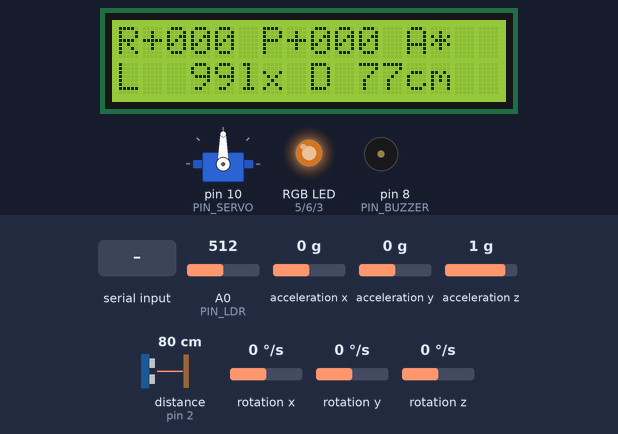
Bench run of a sketch on a simulated Arduino Uno, built with avr-gcc and run on an emulated ATmega328P. Shown: 16×2 character LCD, servo, an RGB LED mixed from three pins (HIGH = lit), buzzer (waves = sounding). Wiring (from diagram.json): MPU-6050 motion sensor at I2C address 0x68; ultrasonic range finder: trigger pin 4; echo pin 2. Dashed ring = blinking. The inputs (shaded band) are chosen by the test bench; at power-on: rotation x 0 °/s, acceleration z 1 g, acceleration x 0 g, acceleration y 0 g, A0 (PIN_LDR) = 512, distance to the obstacle (sensor on pin 2) 80 cm, rotation y 0 °/s, rotation z 0 °/s. The echo pulse lasts 58.3 µs per cm; dim RGB values are drawn brighter than linear; pins used as bus, display or sensor lines are not drawn; what the sketch prints to the serial monitor is not drawn.

Above: at 1.2 s.
1.3 s: "SERVO:90\n" received over Serial
At 2.9 s:
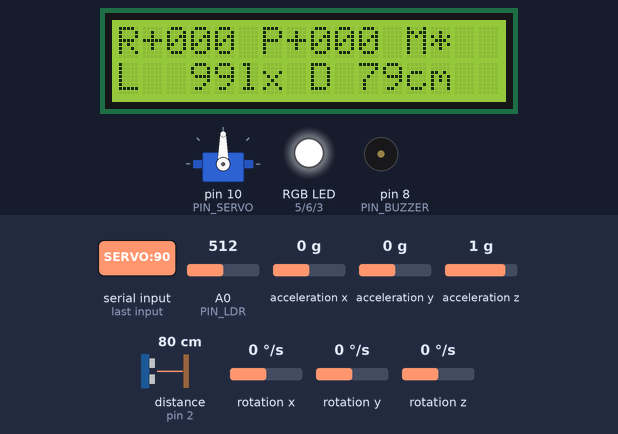
4.3 s: rotation x set to -192 °/s
At 5.9 s:
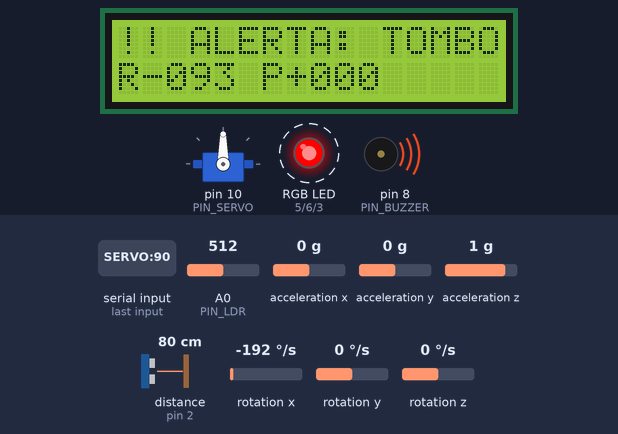
6.7 s: acceleration z set to 0.1 g
9.7 s: acceleration z set to -0.2 g
At 10.14 s:
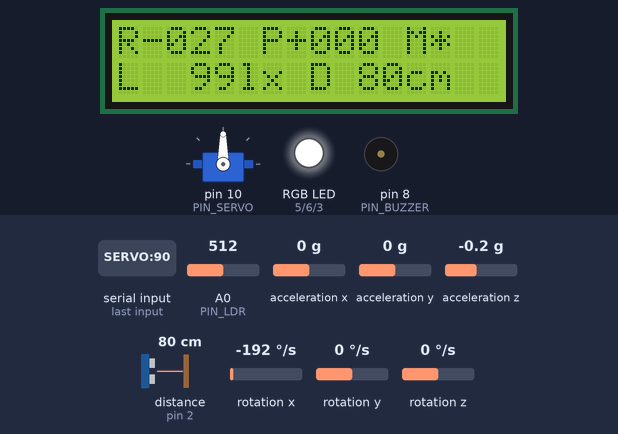
12.7 s: acceleration x set to 0.2 g
At 12.92 s:
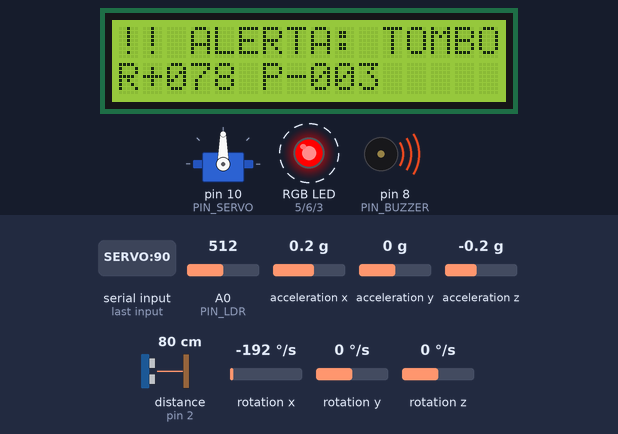
15.0 s: acceleration y set to -0.2 g
At 15.63 s:
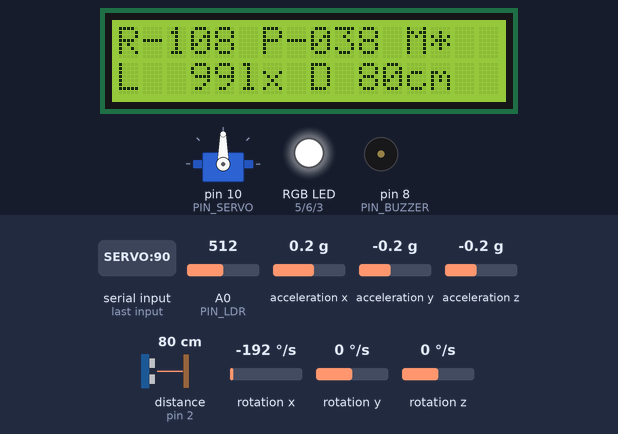
Timing chart, 0 to 18.2 s (numbered marks = the images above; inputs shaded):
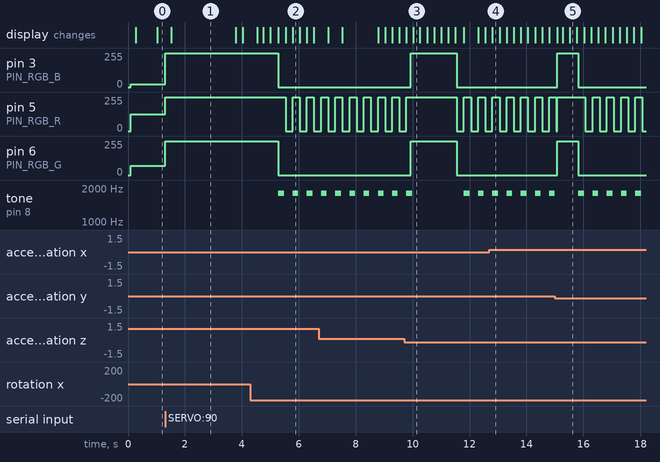

The sketch:

sketch.ino
```cpp
/*

  AssisTilt — Controlador assistivo por inclinação e gesto de aproximação

  Disciplina: SMD0114 Computação Física (UFC / IUVI / SMD) — 2026.2

  Autor: Victor Kauan Xavier Alcântara (538023)

  Placa ........ Arduino Uno (simulado no Wokwi)

  Barramento I2C (Mestre = Uno | Escravos = MPU6050 0x68, LCD 16x2 0x27)

  Sensores ..... MPU6050 (I2C), LDR (analógico, média móvel + calibração), HC-SR04 (digital, ISR)

  Atuadores .... Servo (D10), LED RGB PWM (D5/D6/D3), Buzzer (D8), LCD 16x2 I2C

  Serial ....... 115200 baud, 8N1, mensagens terminadas em '\n'

  Telemetria (Uno -> App):  uma linha JSON a cada 100 ms

  Comandos   (App -> Uno):  "SERVO:90"  "RGB:255,120,0"  "BUZZ:1200,200"

                            "MODE:AUTO" "MODE:MANUAL"  "LIGHT:1"  "PING"

  Regra de projeto: nenhum delay() no loop. Toda temporização usa millis()/micros().

  Nota de timers (Uno): Servo usa Timer1 (inutiliza PWM em D9/D10);

                        tone() usa Timer2 (interfere no PWM de D3/D11 enquanto toca).

*/
#include <Wire.h>
#include <Servo.h>
#include <LiquidCrystal_I2C.h>

// ---------------------------------------------------------------- Pinos

const uint8_t PIN_LDR    = A0;

const uint8_t PIN_ECHO   = 2;   // INT0 (interrupção externa)

const uint8_t PIN_TRIG   = 4;

const uint8_t PIN_RGB_R  = 5;   // PWM Timer0

const uint8_t PIN_RGB_G  = 6;   // PWM Timer0

const uint8_t PIN_RGB_B  = 3;   // PWM Timer2

const uint8_t PIN_BUZZER = 8;

const uint8_t PIN_SERVO  = 10;

// ---------------------------------------------------------------- Periféricos I2C

const uint8_t MPU_ADDR = 0x68;

LiquidCrystal_I2C lcd(0x27, 16, 2);

Servo servo;

// ---------------------------------------------------------------- Períodos (ms)

const unsigned long T_LDR = 20, T_IMU = 20, T_ULTRA = 100, T_SERVO = 20,

                    T_TELEM = 100, T_LCD = 250;

// ---------------------------------------------------------------- Limiares do projeto

const float    HAND_NEAR_CM    = 15.0;   // mão "dentro" do campo do gesto

const float    HAND_FAR_CM     = 20.0;   // histerese para liberar o gesto

const uint16_t HAND_HOLD_MS    = 300;    // mão deve permanecer 300 ms

const uint16_t GESTURE_LOCK_MS = 1000;   // intervalo mínimo entre acionamentos

const float    ALERT_ON_DEG    = 60.0;   // tombamento: |roll| ou |pitch| acima disso

const float    ALERT_OFF_DEG   = 45.0;   // histerese para sair do alerta

const uint16_t ALERT_HOLD_MS   = 500;

// ---------------------------------------------------------------- Estado geral

enum Mode { AUTO, MANUAL };

Mode mode = AUTO;

bool lightOn = true;

bool alertActive = false;

// ---------------------------------------------------------------- LDR: média móvel + calibração

const uint8_t N_AVG = 10;

int  ldrBuf[N_AVG];

uint8_t ldrIdx = 0;

long ldrSum = 0;

int   ldrRaw = 0;

float ldrAvg = 0;

float lux = 0;

// Modelo do módulo LDR do Wokwi (documentado): R = 2k*V/(1-V/5); lux = (RL10*1e3*10^g / R)^(1/g)

const float GAMMA = 0.7, RL10 = 50.0;

float adcToLux(float adc) {

  adc = constrain(adc, 1.0, 1022.0);           // evita divisão por zero nos extremos

  float v = adc / 1024.0 * 5.0;

  float r = 2000.0 * v / (1.0 - v / 5.0);

  return pow(RL10 * 1000.0 * pow(10, GAMMA) / r, 1.0 / GAMMA);

}

void sampleLdr() {

  int raw = analogRead(PIN_LDR);

  ldrSum -= ldrBuf[ldrIdx];

  ldrBuf[ldrIdx] = raw;

  ldrSum += raw;

  ldrIdx = (ldrIdx + 1) % N_AVG;

  ldrRaw = raw;

  ldrAvg = ldrSum / (float)N_AVG;

  lux = adcToLux(ldrAvg);

}

// ---------------------------------------------------------------- MPU6050 (I2C, registradores diretos)

float ax, ay, az, gx, gy, gz;

float roll = 0, pitch = 0;

bool imuOk = false;

unsigned long lastImuUs = 0;

bool imuInit() {

  Wire.beginTransmission(MPU_ADDR);

  Wire.write(0x6B);                 // PWR_MGMT_1

  Wire.write(0x00);                 // sai do modo sleep

  return Wire.endTransmission() == 0;

}

bool imuRead() {

  Wire.beginTransmission(MPU_ADDR);

  Wire.write(0x3B);                 // ACCEL_XOUT_H

  if (Wire.endTransmission(false) != 0) return false;

  if (Wire.requestFrom(MPU_ADDR, (uint8_t)14) != 14) return false;

  int16_t v[7];

  for (uint8_t i = 0; i < 7; i++) { // ax ay az temp gx gy gz (cada um 2 bytes, MSB primeiro)

    uint8_t hi = Wire.read();

    uint8_t lo = Wire.read();

    v[i] = (int16_t)((hi << 8) | lo);

  }

  ax = v[0] / 16384.0; ay = v[1] / 16384.0; az = v[2] / 16384.0;   // ±2 g

  gx = v[4] / 131.0;   gy = v[5] / 131.0;   gz = v[6] / 131.0;     // ±250 °/s

  return true;

}

void updateAttitude() {

  unsigned long nowUs = micros();

  float dt = (nowUs - lastImuUs) / 1e6;

  lastImuUs = nowUs;

  if (!imuRead()) { imuOk = false; return; }

  imuOk = true;

  float accRoll  = atan2(ay, az) * 180.0 / PI;

  float accPitch = atan2(-ax, sqrt(ay * ay + az * az)) * 180.0 / PI;

  // Filtro complementar: giroscópio (rápido) + acelerômetro (sem deriva)

  roll  = 0.96 * (roll  + gx * dt) + 0.04 * accRoll;

  pitch = 0.96 * (pitch + gy * dt) + 0.04 * accPitch;

}

// ---------------------------------------------------------------- HC-SR04 sem bloqueio (ISR no pino ECHO)

volatile unsigned long echoStartUs = 0, echoWidthUs = 0;

volatile bool echoDone = false;

float distCm = -1;

bool ultraWaiting = false;

unsigned long lastUltra = 0, trigAt = 0;

void onEcho() {

  if (digitalRead(PIN_ECHO)) echoStartUs = micros();

  else { echoWidthUs = micros() - echoStartUs; echoDone = true; }

}

void serviceUltrasonic(unsigned long now) {

  if (echoDone) {

    noInterrupts(); unsigned long w = echoWidthUs; echoDone = false; interrupts();

    distCm = w / 58.0;                         // d[cm] = t[µs] / 58

    if (distCm > 400) distCm = -1;

    ultraWaiting = false;

  } else if (ultraWaiting && now - trigAt > 30) {

    distCm = -1;                               // sem eco em 30 ms: fora de alcance

    ultraWaiting = false;

  }

  if (!ultraWaiting && now - lastUltra >= T_ULTRA) {

    lastUltra = now;

    digitalWrite(PIN_TRIG, HIGH);

    delayMicroseconds(10);                     // pulso de disparo de 10 µs (exigido pelo sensor)

    digitalWrite(PIN_TRIG, LOW);

    ultraWaiting = true;

    trigAt = now;

  }

}

// ---------------------------------------------------------------- Gesto de aproximação (liga/desliga luz)

unsigned long handSince = 0, lastToggle = 0;

bool handLatched = false;

void serviceGesture(unsigned long now) {

  bool near = (distCm > 0 && distCm < HAND_NEAR_CM);

  bool far  = (distCm < 0 || distCm > HAND_FAR_CM);

  if (near) {

    if (handSince == 0) handSince = now;

    if (!handLatched && now - handSince >= HAND_HOLD_MS && now - lastToggle >= GESTURE_LOCK_MS) {

      lightOn = !lightOn;

      handLatched = true;

      lastToggle = now;

      tone(PIN_BUZZER, lightOn ? 1500 : 800, 80);   // feedback sonoro distinto

    }

  } else if (far) {

    handSince = 0;

    handLatched = false;

  }

}

// ---------------------------------------------------------------- Alerta de tombamento

unsigned long alertSince = 0, lastBlink = 0;

bool blinkOn = false;

void serviceAlert(unsigned long now) {

  float m = max(fabs(roll), fabs(pitch));

  if (!alertActive) {

    if (m > ALERT_ON_DEG) { if (alertSince == 0) alertSince = now; if (now - alertSince >= ALERT_HOLD_MS) alertActive = true; }

    else alertSince = 0;

  } else if (m < ALERT_OFF_DEG) { alertActive = false; alertSince = 0; }

  if (alertActive && now - lastBlink >= 250) {

    lastBlink = now;

    blinkOn = !blinkOn;

    if (blinkOn) tone(PIN_BUZZER, 1800, 200);

  }

}

// ---------------------------------------------------------------- Atuadores

int servoTarget = 90, servoPos = 90, servoManual = 90;

uint8_t rgbManual[3] = {255, 255, 255};

uint8_t rgbOut[3] = {0, 0, 0};

void serviceActuators(unsigned long now) {

  static unsigned long lastServo = 0;

  if (now - lastServo >= T_SERVO) {

    lastServo = now;

    servoTarget = (mode == AUTO) ? map((long)constrain(roll, -45, 45), -45, 45, 0, 180) : servoManual;

    if (servoPos < servoTarget) servoPos = min(servoPos + 3, servoTarget);   // rampa suave

    else if (servoPos > servoTarget) servoPos = max(servoPos - 3, servoTarget);

    servo.write(servoPos);

  }

  // LED RGB: prioridade alerta > desligado > automático/manual

  if (alertActive)      { rgbOut[0] = blinkOn ? 255 : 0; rgbOut[1] = 0; rgbOut[2] = 0; }

  else if (!lightOn)    { rgbOut[0] = rgbOut[1] = rgbOut[2] = 0; }

  else if (mode == AUTO) {                       // luz de cabeceira: mais escuro -> mais brilho

    float dark = constrain(ldrAvg / 1023.0, 0.1, 1.0);   // no módulo Wokwi, ADC alto = pouco claro

    rgbOut[0] = 255 * dark; rgbOut[1] = 140 * dark; rgbOut[2] = 40 * dark;   // branco quente

  } else { for (uint8_t i = 0; i < 3; i++) rgbOut[i] = rgbManual[i]; }

  analogWrite(PIN_RGB_R, rgbOut[0]);

  analogWrite(PIN_RGB_G, rgbOut[1]);

  analogWrite(PIN_RGB_B, rgbOut[2]);

}

// ---------------------------------------------------------------- LCD 16x2 (I2C)

void serviceLcd() {

  char l0[17], l1[17], t[17];

  if (alertActive) {

    snprintf(l0, sizeof l0, "%-16s", "!! ALERTA: TOMBO");

    snprintf(l1, sizeof l1, "R%+04d P%+04d", (int)roll, (int)pitch);

    snprintf(t, sizeof t, "%-16s", l1); strcpy(l1, t);

  } else {

    snprintf(t, sizeof t, "R%+04d P%+04d %c%c", (int)roll, (int)pitch, mode == AUTO ? 'A' : 'M', lightOn ? '*' : '-');

    snprintf(l0, sizeof l0, "%-16s", t);

    int luxI = (int)constrain(lux, 0, 9999);

    if (distCm > 0) snprintf(t, sizeof t, "L%4dlx D%3dcm", luxI, (int)distCm);

    else            snprintf(t, sizeof t, "L%4dlx D --cm", luxI);

    snprintf(l1, sizeof l1, "%-16s", t);

  }

  lcd.setCursor(0, 0); lcd.print(l0);

  lcd.setCursor(0, 1); lcd.print(l1);

}

// ---------------------------------------------------------------- Telemetria JSON (Uno -> App)

void sendTelemetry(unsigned long now) {

  Serial.print(F("{\"t\":"));      Serial.print(now);

  Serial.print(F(",\"roll\":"));   Serial.print(roll, 1);

  Serial.print(F(",\"pitch\":"));  Serial.print(pitch, 1);

  Serial.print(F(",\"ldr\":"));    Serial.print(ldrRaw);

  Serial.print(F(",\"avg\":"));    Serial.print(ldrAvg, 1);

  Serial.print(F(",\"lux\":"));    Serial.print(lux, 1);

  Serial.print(F(",\"dist\":"));   Serial.print(distCm, 1);

  Serial.print(F(",\"servo\":"));  Serial.print(servoPos);

  Serial.print(F(",\"rgb\":["));   Serial.print(rgbOut[0]); Serial.print(',');

                                   Serial.print(rgbOut[1]); Serial.print(',');

                                   Serial.print(rgbOut[2]); Serial.print(']');

  Serial.print(F(",\"mode\":\"")); Serial.print(mode == AUTO ? F("AUTO") : F("MANUAL")); Serial.print('"');

  Serial.print(F(",\"light\":"));  Serial.print(lightOn ? 1 : 0);

  Serial.print(F(",\"alert\":"));  Serial.print(alertActive ? 1 : 0);

  Serial.print(F(",\"imu\":"));    Serial.print(imuOk ? 1 : 0);

  Serial.println('}');

}

void ack(const char* cmd, bool ok) {

  Serial.print(F("{\"ack\":\"")); Serial.print(cmd);

  Serial.print(F("\",\"ok\":"));  Serial.print(ok ? 1 : 0);

  Serial.println('}');

}

// ---------------------------------------------------------------- Comandos (App -> Uno), sem bloqueio

char rxBuf[40];

uint8_t rxLen = 0;

void handleCommand(char* line) {

  char* arg = "";

  char* sep = strchr(line, ':');

  if (sep) { *sep = 0; arg = sep + 1; }

  if (!strcmp(line, "SERVO")) {

    servoManual = constrain(atoi(arg), 0, 180); mode = MANUAL; ack("SERVO", true);

  } else if (!strcmp(line, "RGB")) {

    int r, g, b;

    if (sscanf(arg, "%d,%d,%d", &r, &g, &b) == 3) {

      rgbManual[0] = constrain(r, 0, 255); rgbManual[1] = constrain(g, 0, 255); rgbManual[2] = constrain(b, 0, 255);

      mode = MANUAL; ack("RGB", true);

    } else ack("RGB", false);

  } else if (!strcmp(line, "BUZZ")) {

    int f, d;

    if (sscanf(arg, "%d,%d", &f, &d) == 2 && f >= 100 && f <= 5000 && d > 0 && d <= 2000) {

      tone(PIN_BUZZER, f, d); ack("BUZZ", true);

    } else ack("BUZZ", false);

  } else if (!strcmp(line, "MODE")) {

    if (arg[0] == 'A') { mode = AUTO; ack("MODE", true); }

    else if (arg[0] == 'M') { mode = MANUAL; ack("MODE", true); }

    else ack("MODE", false);

  } else if (!strcmp(line, "LIGHT")) {

    lightOn = (arg[0] == '1'); ack("LIGHT", true);

  } else if (!strcmp(line, "PING")) {

    ack("PING", true);

  } else {

    ack("UNKNOWN", false);

  }

}

void readSerial() {

  while (Serial.available()) {

    char c = Serial.read();

    if (c == '\n' || c == '\r') {

      if (rxLen) { rxBuf[rxLen] = 0; handleCommand(rxBuf); rxLen = 0; }

    } else if (rxLen < sizeof(rxBuf) - 1) {

      rxBuf[rxLen++] = c;

    } else {

      rxLen = 0;                                 // linha longa demais: descarta

    }

  }

}

// ---------------------------------------------------------------- setup / loop

void setup() {

  Serial.begin(115200);

  pinMode(PIN_TRIG, OUTPUT);

  pinMode(PIN_ECHO, INPUT);

  pinMode(PIN_BUZZER, OUTPUT);

  pinMode(PIN_RGB_R, OUTPUT); pinMode(PIN_RGB_G, OUTPUT); pinMode(PIN_RGB_B, OUTPUT);

  attachInterrupt(digitalPinToInterrupt(PIN_ECHO), onEcho, CHANGE);

  Wire.begin();

  Wire.setClock(400000);                         // I2C Fast Mode (400 kHz)

  imuOk = imuInit();

  lcd.init();

  lcd.backlight();

  lcd.setCursor(0, 0); lcd.print(F("AssisTilt  2026.2"));

  lcd.setCursor(0, 1); lcd.print(imuOk ? F("MPU6050 OK") : F("MPU6050 FALHOU"));

  servo.attach(PIN_SERVO);

  servo.write(90);

  for (uint8_t i = 0; i < N_AVG; i++) {          // pré-carrega o filtro (sem "rampa" inicial)

    ldrBuf[i] = analogRead(PIN_LDR);

    ldrSum += ldrBuf[i];

  }

  lastImuUs = micros();

  Serial.println(F("{\"event\":\"boot\",\"fw\":\"assistilt-1.0\"}"));

}

void loop() {

  unsigned long now = millis();

  static unsigned long tLdr = 0, tImu = 0, tTelem = 0, tLcd = 0;

  readSerial();                                  // sempre ouvindo o App

  serviceUltrasonic(now);

  if (now - tLdr >= T_LDR) { tLdr = now; sampleLdr(); }

  if (now - tImu >= T_IMU) { tImu = now; updateAttitude(); }

  serviceGesture(now);

  serviceAlert(now);

  serviceActuators(now);

  if (now - tLcd >= T_LCD)     { tLcd = now;   serviceLcd(); }

  if (now - tTelem >= T_TELEM) { tTelem = now; sendTelemetry(now); }

}
```

Measured:
- the behaviour switches between 0 and -0.1 g on acceleration z (found by bisection; images 2 and 3)
- the behaviour switches between 0 and 0.1 g on acceleration x (found by bisection; images 3 and 4)
- the behaviour switches between 0 and -0.1 g on acceleration y (found by bisection; images 4 and 5)
- after the input at 1.3 s, pin 3 (PIN_RGB_B): 20/255 → 255/255 at once; pin 5 (PIN_RGB_R): 127/255 → 255/255 at once; pin 6 (PIN_RGB_G): 70/255 → 255/255 at once; the display: changes after 0.23 s (image 1)
- after the input at 4.3 s, pin 3 (PIN_RGB_B): 255/255 → 0/255 after 0.99 s; pin 5 (PIN_RGB_R): alternates 255/255 for 0.25 s and 0/255 for 0.25 s, starting after 1.2 s
- after the input at 9.7 s, pin 3 (PIN_RGB_B), pin 6 (PIN_RGB_G): 0/255 → 255/255 after 0.23 s, → 0/255 1.6 s later
- after the input at 12.7 s, the display: changes after 0.10 s (image 4)
- after the input at 15.0 s, pin 3 (PIN_RGB_B), pin 6 (PIN_RGB_G): 0/255 → 255/255 after 0.07 s, → 0/255 0.75 s later; the display: first differs from a run without the input after 0.28 s (image 5 shows a later state)
